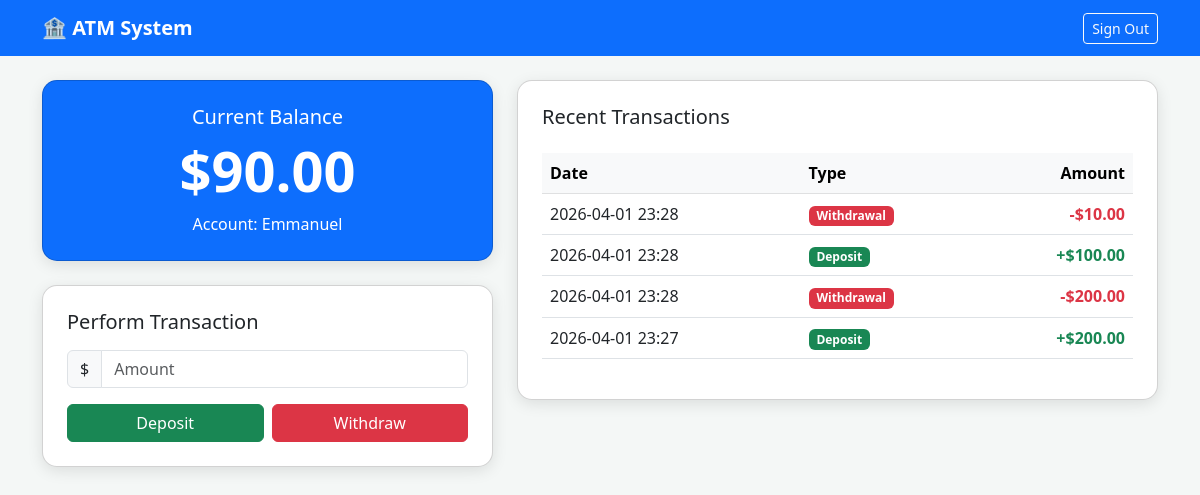
The page /dashboard (signed in) on the database its author committed.
### app.py (models this page shows)
class User(db.Model):
    id = db.Column(db.Integer, primary_key=True)
    username = db.Column(db.String(50), unique=True, nullable=False)
    pin_hash = db.Column(db.String(256), nullable=False)
    balance = db.Column(db.Float, default=0.0)
    transactions = db.relationship('Transaction', backref='user', lazy=True)

class Transaction(db.Model):
    id = db.Column(db.Integer, primary_key=True)
    user_id = db.Column(db.Integer, db.ForeignKey('user.id'), nullable=False)
    type = db.Column(db.String(20), nullable=False)  # 'Deposit' or 'Withdrawal'
    amount = db.Column(db.Float, nullable=False)
    timestamp = db.Column(db.DateTime, default=datetime.utcnow)

### app.py (the view, shortened to what this page needs)
@app.route('/dashboard', methods=['GET', 'POST'])
@login_required
def dashboard():
    user = User.query.get(session['user_id'])
    transactions = Transaction.query.filter_by(user_id=user.id).order_by(Transaction.timestamp.desc()).limit(10).all()
    return render_template('dashboard.html', user=user, transactions=transactions)

### app.py (called while the page is built)
def login_required(f):
    @wraps(f)
    def decorated(*args, **kwargs):
        if 'user_id' not in session:
            return redirect(url_for('login'))
        return f(*args, **kwargs)
    return decorated

### templates/dashboard.html
{% extends "base.html" %}
{% block content %}
<div class="row">
    <div class="col-md-5 mb-4">
        <div class="card atm-card p-4 text-center bg-primary text-white mb-4">
            <h5>Current Balance</h5>
            <h1 class="display-4 fw-bold">${{ "%.2f"|format(user.balance) }}</h1>
            <p class="mb-0">Account: {{ user.username }}</p>
        </div>
        <div class="card atm-card p-4">
            <h5 class="mb-3">Perform Transaction</h5>
            <form method="POST">
                <div class="input-group mb-3">
                    <span class="input-group-text">$</span>
                    <input type="number" step="0.01" name="amount" class="form-control" placeholder="Amount" required>
                </div>
                <div class="row g-2">
                    <div class="col-6">
                        <button type="submit" name="action" value="deposit" class="btn btn-success w-100">Deposit</button>
                    </div>
                    <div class="col-6">
                        <button type="submit" name="action" value="withdraw" class="btn btn-danger w-100">Withdraw</button>
                    </div>
                </div>
            </form>
        </div>
    </div>
    <div class="col-md-7">
        <div class="card atm-card p-4">
            <h5 class="mb-4">Recent Transactions</h5>
            {% if transactions %}
                <div class="table-responsive">
                    <table class="table table-hover align-middle">
                        <thead class="table-light">
                            <tr>
                                <th>Date</th>
                                <th>Type</th>
                                <th class="text-end">Amount</th>
                            </tr>
                        </thead>
                        <tbody>
                            {% for tx in transactions %}
                            <tr>
                                <td>{{ tx.timestamp.strftime('%Y-%m-%d %H:%M') }}</td>
                                <td>
                                    {% if tx.type == 'Deposit' %}
                                        <span class="badge bg-success">Deposit</span>
                                    {% else %}
                                        <span class="badge bg-danger">Withdrawal</span>
                                    {% endif %}
                                </td>
                                <td class="text-end fw-bold
                                    {% if tx.type == 'Deposit' %}text-success{% else %}text-danger{% endif %}">
                                    {% if tx.type == 'Deposit' %}+{% else %}-{% endif %}${{ "%.2f"|format(tx.amount) }}
                                </td>
                            </tr>
                            {% endfor %}
                        </tbody>
                    </table>
                </div>
            {% else %}
                <p class="text-muted text-center py-4">No transactions found.</p>
            {% endif %}
        </div>
    </div>
</div>
{% endblock %}

### templates/base.html (shortened to what this page needs)
<!DOCTYPE html>
<html lang="en">
<head>
    <link href="https://cdn.jsdelivr.net/npm/bootstrap@5.3.0/dist/css/bootstrap.min.css" rel="stylesheet">
</head>
<body>
    <nav class="navbar navbar-dark bg-primary mb-4">
        <div class="container">
            <a class="navbar-brand" href="/"><strong>🏦 ATM System</strong></a>
            {% if session.get('user_id') %}
                <a href="{{ url_for('logout') }}" class="btn btn-outline-light btn-sm">Sign Out</a>
            {% endif %}
        </div>
    </nav>
    <div class="container">
        {% block content %}{% endblock %}
    </div>
</body>
</html>

### templates/base.html (style rules this page uses)
body { background-color: #f4f7f6; }
.atm-card { border-radius: 15px; box-shadow: 0 4px 15px rgba(0,0,0,0.1); }

### rows shown on the page
User: balance "90.00", username "Emmanuel"
Transaction: timestamp "2026-04-01 23:28", type "Withdrawal", amount "10.00"
Transaction: timestamp "2026-04-01 23:28", type "Deposit", amount "100.00"
Transaction: timestamp "2026-04-01 23:28", type "Withdrawal", amount "200.00"
Transaction: timestamp "2026-04-01 23:27", type "Deposit", amount "200.00"
